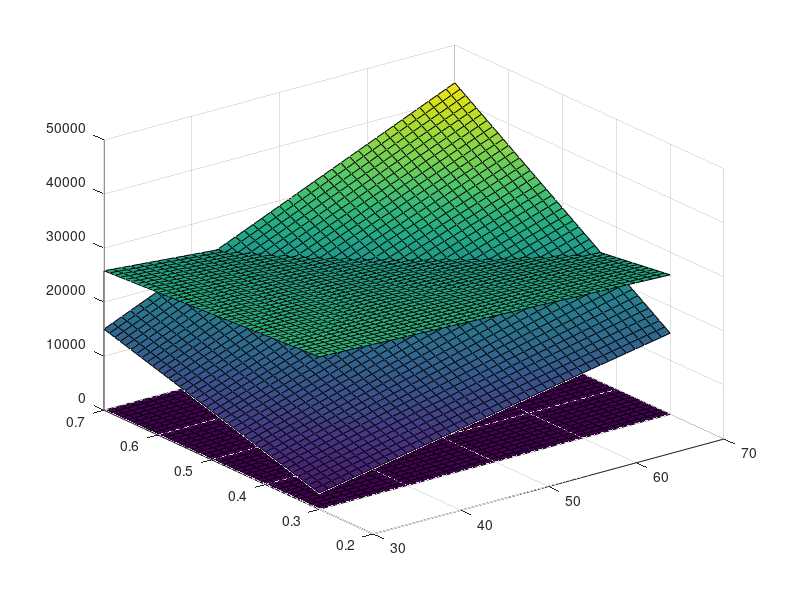

The MATLAB script that drew this image:


rho = -0.2;
xi = 3;
hx = 1/1000;
hv = 1/10000;


pi = 0.3:0.01:0.7;
x = 30:1:70;


P = length(pi);
X = length(x);

Y1 = zeros(P,X);
Y2 = zeros(P,X);

for i = 1:1:P
for j = 1:1:X
    Y1(i,j) = pi(j)*x(i)/hx - abs(rho*xi)/hv;
    Y2 (i,j)= xi/hv - abs(x(i)*rho*pi(j))/hx;
end
end

figure()
surf(x,pi,Y1)
hold on
surf(x,pi,Y2)
hold on
surf(x,pi,zeros(P,X))




